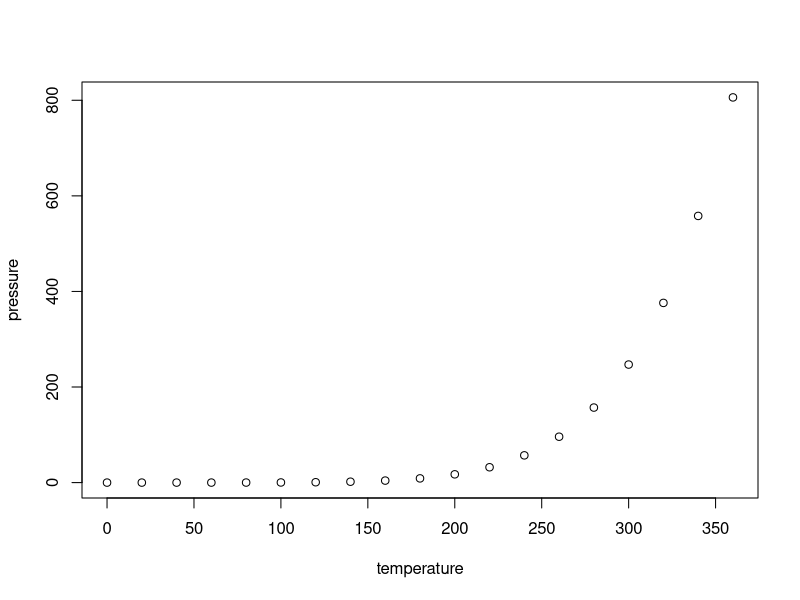
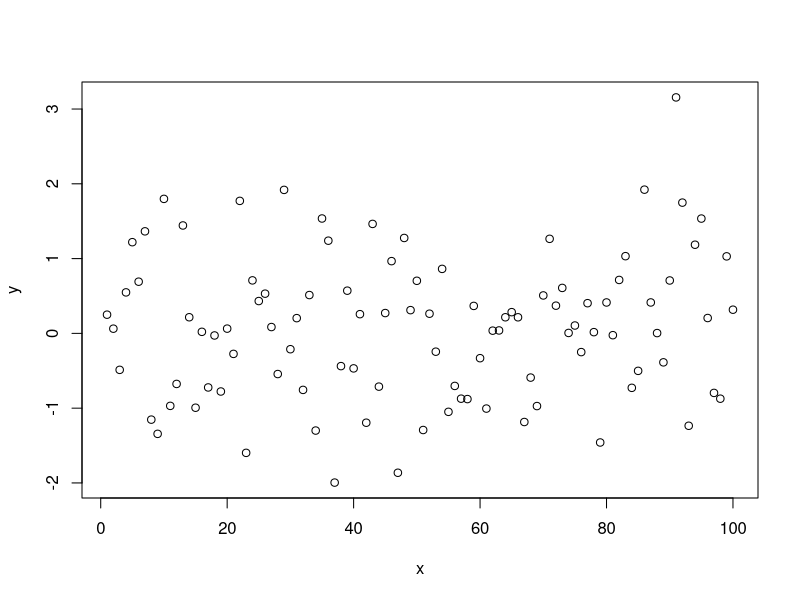

Write the R code that produced these figures, in order.
## ---- chunk 1
knitr::opts_chunk$set(echo = TRUE)
## ---- chunk 2
summary(cars)
## ---- chunk 3
plot(pressure)
## ---- chunk 4
x <- 1:100
y <- rnorm(100)
plot(y~x)
